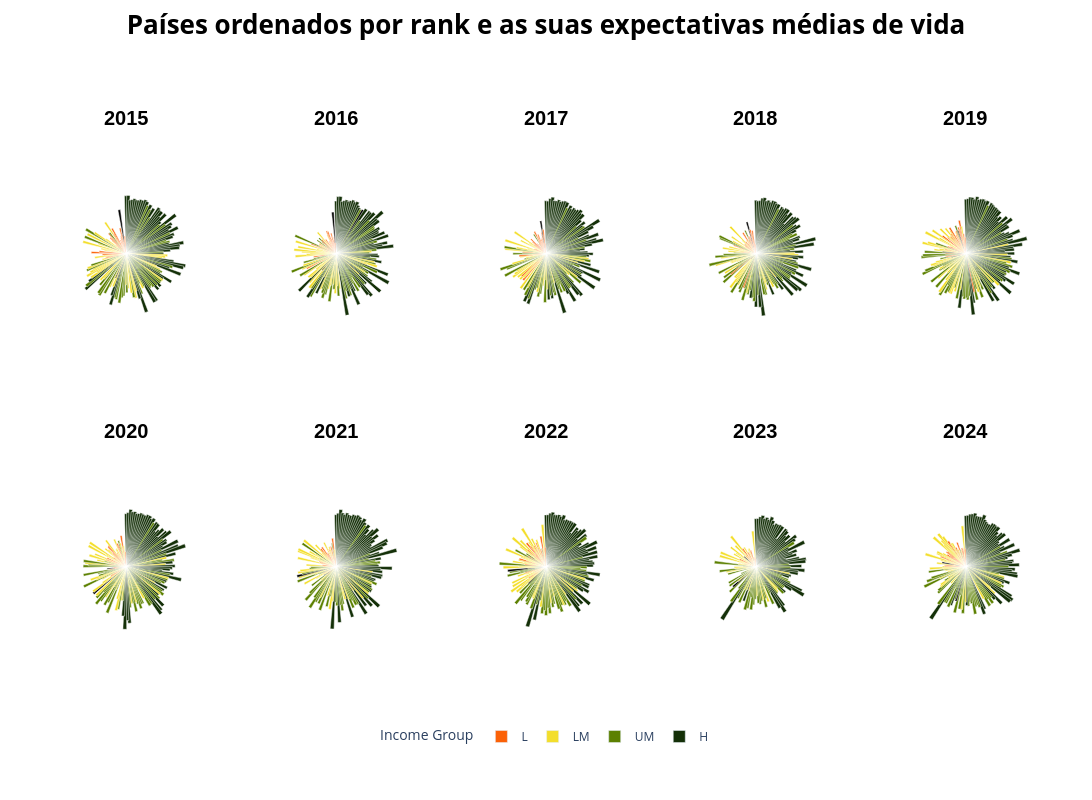

Notebook cell for this chart:
### Markdown cell above
#### 3.2- A expectativa de vida contribui consistentemente para a felicidade?

### Code cell
years = sorted(datasets.keys())
n = len(years)

income_colors = {
    'L': "#FB6107",    
    'LM': "#F3DE2C",   
    'UM': "#5C8001",  
    'H': "#143008"     
}

cols = (n + rows - 1) // rows
rows = 2

#criar subplots, um para cada ano
fig = make_subplots(
    rows=rows,
    cols=cols,
    specs=[[{"type": "polar"} for _ in range(cols)] for _ in range(rows)],
    subplot_titles=[str(year) for year in years], 
    horizontal_spacing=0.08,
    vertical_spacing=0.01   
)


index = 0
for year in years:
    df = datasets[year]

    row = index // cols + 1
    col = index % cols + 1

    
    color_vector = df["Income"].map(income_colors)
    fig.add_trace(
        go.Barpolar(
            r=df["Healthy Life Expectancy"],
            theta=df["Country"],
            width=[1.5]*len(df),
            marker=dict(
                color=color_vector,    
                line_color='white'),
            opacity=1,
            customdata=np.stack([df["Country"], df["Rank"]], axis=-1),
            hovertemplate="<b>%{customdata[0]}</b><br>Rank: %{customdata[1]}<extra></extra>",
            showlegend=False  # Não mostrar legendas individuais
        ),
        row=row, col=col
    )

    fig.update_polars(
        angularaxis=dict(visible=False, rotation=90, direction="clockwise"),
        radialaxis=dict(visible=False),
        bgcolor="white",
        row=row, col=col,
    )

    index += 1


# este for foi LLM
for income_group, color in income_colors.items():
    fig.add_trace(
        go.Barpolar(
            r=[0],
            theta=[0],
            marker_color=color,
            name=income_group,
            showlegend=True
        )
    )

fig.update_layout(
    height=400 * rows,  
    width=300 * cols,   
    margin=dict(t=100, b=80, l=60, r=60),
    showlegend=True,
    title=dict(
        text="<b>Países ordenados por rank e as suas expectativas médias de vida</b>",
        y=0.98,
        x=0.5,
        font=dict(size=26, color="black")
    ),
    legend=dict(
        orientation="h",      # horizontal
        yanchor="bottom",
        y=-0.05,              # posição abaixo dos gráficos
        xanchor="center",
        x=0.5,
        title_text="Income Group"
    )
)

for annotation in fig['layout']['annotations']:
    annotation['font'] = dict(size=20, color='black', family='Arial', weight='bold')
    annotation['y'] -= 0.05 

fig.show()

### Figure 1 — Plotly figure (JSON) as saved in the notebook; plotly's stock layout.template omitted (floating-point values rounded to 4 significant figures; data arrays with more than 128 entries replaced by an {"elided": "..."} marker saying what was removed)
{"data": [{"customdata": {"elided": "158x2 mixed values"}, "hovertemplate": "<b>%{customdata[0]}</b><br>Rank: %{customdata[1]}<extra></extra>", "marker": {"color": {"elided": "158 str values"}, "line": {"color": "white"}}, "opacity": 1, "r": {"elided": "158 float values"}, "showlegend": false, "subplot": "polar", "theta": {"elided": "158 str values"}, "type": "barpolar", "width": {"elided": "158 float values"}}, {"customdata": {"elided": "157x2 mixed values"}, "hovertemplate": "<b>%{customdata[0]}</b><br>Rank: %{customdata[1]}<extra></extra>", "marker": {"color": {"elided": "157 str values"}, "line": {"color": "white"}}, "opacity": 1, "r": {"elided": "157 float values"}, "showlegend": false, "subplot": "polar2", "theta": {"elided": "157 str values"}, "type": "barpolar", "width": {"elided": "157 float values"}}, {"customdata": {"elided": "155x2 mixed values"}, "hovertemplate": "<b>%{customdata[0]}</b><br>Rank: %{customdata[1]}<extra></extra>", "marker": {"color": {"elided": "155 str values"}, "line": {"color": "white"}}, "opacity": 1, "r": {"elided": "155 float values"}, "showlegend": false, "subplot": "polar3", "theta": {"elided": "155 str values"}, "type": "barpolar", "width": {"elided": "155 float values"}}, {"customdata": {"elided": "156x2 mixed values"}, "hovertemplate": "<b>%{customdata[0]}</b><br>Rank: %{customdata[1]}<extra></extra>", "marker": {"color": {"elided": "156 str values"}, "line": {"color": "white"}}, "opacity": 1, "r": {"elided": "156 float values"}, "showlegend": false, "subplot": "polar4", "theta": {"elided": "156 str values"}, "type": "barpolar", "width": {"elided": "156 float values"}}, {"customdata": {"elided": "156x2 mixed values"}, "hovertemplate": "<b>%{customdata[0]}</b><br>Rank: %{customdata[1]}<extra></extra>", "marker": {"color": {"elided": "156 str values"}, "line": {"color": "white"}}, "opacity": 1, "r": {"elided": "156 float values"}, "showlegend": false, "subplot": "polar5", "theta": {"elided": "156 str values"}, "type": "barpolar", "width": {"elided": "156 float values"}}, {"customdata": {"elided": "153x2 mixed values"}, "hovertemplate": "<b>%{customdata[0]}</b><br>Rank: %{customdata[1]}<extra></extra>", "marker": {"color": {"elided": "153 str values"}, "line": {"color": "white"}}, "opacity": 1, "r": {"elided": "153 float values"}, "showlegend": false, "subplot": "polar6", "theta": {"elided": "153 str values"}, "type": "barpolar", "width": {"elided": "153 float values"}}, {"customdata": {"elided": "149x2 mixed values"}, "hovertemplate": "<b>%{customdata[0]}</b><br>Rank: %{customdata[1]}<extra></extra>", "marker": {"color": {"elided": "149 str values"}, "line": {"color": "white"}}, "opacity": 1, "r": {"elided": "149 float values"}, "showlegend": false, "subplot": "polar7", "theta": {"elided": "149 str values"}, "type": "barpolar", "width": {"elided": "149 float values"}}, {"customdata": {"elided": "146x2 mixed values"}, "hovertemplate": "<b>%{customdata[0]}</b><br>Rank: %{customdata[1]}<extra></extra>", "marker": {"color": {"elided": "146 str values"}, "line": {"color": "white"}}, "opacity": 1, "r": {"elided": "146 float values"}, "showlegend": false, "subplot": "polar8", "theta": {"elided": "146 str values"}, "type": "barpolar", "width": {"elided": "146 float values"}}, {"customdata": {"elided": "137x2 mixed values"}, "hovertemplate": "<b>%{customdata[0]}</b><br>Rank: %{customdata[1]}<extra></extra>", "marker": {"color": {"elided": "137 str values"}, "line": {"color": "white"}}, "opacity": 1, "r": {"elided": "137 float values"}, "showlegend": false, "subplot": "polar9", "theta": {"elided": "137 str values"}, "type": "barpolar", "width": {"elided": "137 float values"}}, {"customdata": {"elided": "143x2 mixed values"}, "hovertemplate": "<b>%{customdata[0]}</b><br>Rank: %{customdata[1]}<extra></extra>", "marker": {"color": {"elided": "143 str values"}, "line": {"color": "white"}}, "opacity": 1, "r": {"elided": "143 float values"}, "showlegend": false, "subplot": "polar10", "theta": {"elided": "143 str values"}, "type": "barpolar", "width": {"elided": "143 float values"}}, {"marker": {"color": "#FB6107"}, "name": "L", "r": [0], "showlegend": true, "theta": [0], "type": "barpolar"}, {"marker": {"color": "#F3DE2C"}, "name": "LM", "r": [0], "showlegend": true, "theta": [0], "type": "barpolar"}, {"marker": {"color": "#5C8001"}, "name": "UM", "r": [0], "showlegend": true, "theta": [0], "type": "barpolar"}, {"marker": {"color": "#143008"}, "name": "H", "r": [0], "showlegend": true, "theta": [0], "type": "barpolar"}], "layout": {"annotations": [{"font": {"color": "black", "family": "Arial", "size": 20, "weight": "bold"}, "showarrow": false, "text": "2015", "x": 0.068, "xanchor": "center", "xref": "paper", "y": 0.95, "yanchor": "bottom", "yref": "paper"}, {"font": {"color": "black", "family": "Arial", "size": 20, "weight": "bold"}, "showarrow": false, "text": "2016", "x": 0.284, "xanchor": "center", "xref": "paper", "y": 0.95, "yanchor": "bottom", "yref": "paper"}, {"font": {"color": "black", "family": "Arial", "size": 20, "weight": "bold"}, "showarrow": false, "text": "2017", "x": 0.5, "xanchor": "center", "xref": "paper", "y": 0.95, "yanchor": "bottom", "yref": "paper"}, {"font": {"color": "black", "family": "Arial", "size": 20, "weight": "bold"}, "showarrow": false, "text": "2018", "x": 0.716, "xanchor": "center", "xref": "paper", "y": 0.95, "yanchor": "bottom", "yref": "paper"}, {"font": {"color": "black", "family": "Arial", "size": 20, "weight": "bold"}, "showarrow": false, "text": "2019", "x": 0.932, "xanchor": "center", "xref": "paper", "y": 0.95, "yanchor": "bottom", "yref": "paper"}, {"font": {"color": "black", "family": "Arial", "size": 20, "weight": "bold"}, "showarrow": false, "text": "2020", "x": 0.068, "xanchor": "center", "xref": "paper", "y": 0.445, "yanchor": "bottom", "yref": "paper"}, {"font": {"color": "black", "family": "Arial", "size": 20, "weight": "bold"}, "showarrow": false, "text": "2021", "x": 0.284, "xanchor": "center", "xref": "paper", "y": 0.445, "yanchor": "bottom", "yref": "paper"}, {"font": {"color": "black", "family": "Arial", "size": 20, "weight": "bold"}, "showarrow": false, "text": "2022", "x": 0.5, "xanchor": "center", "xref": "paper", "y": 0.445, "yanchor": "bottom", "yref": "paper"}, {"font": {"color": "black", "family": "Arial", "size": 20, "weight": "bold"}, "showarrow": false, "text": "2023", "x": 0.716, "xanchor": "center", "xref": "paper", "y": 0.445, "yanchor": "bottom", "yref": "paper"}, {"font": {"color": "black", "family": "Arial", "size": 20, "weight": "bold"}, "showarrow": false, "text": "2024", "x": 0.932, "xanchor": "center", "xref": "paper", "y": 0.445, "yanchor": "bottom", "yref": "paper"}], "height": 800, "legend": {"orientation": "h", "title": {"text": "Income Group"}, "x": 0.5, "xanchor": "center", "y": -0.05, "yanchor": "bottom"}, "margin": {"b": 80, "l": 60, "r": 60, "t": 100}, "polar": {"angularaxis": {"direction": "clockwise", "rotation": 90, "visible": false}, "bgcolor": "white", "domain": {"x": [0, 0.136], "y": [0.505, 1]}, "radialaxis": {"visible": false}}, "polar10": {"angularaxis": {"direction": "clockwise", "rotation": 90, "visible": false}, "bgcolor": "white", "domain": {"x": [0.864, 1.0], "y": [0, 0.495]}, "radialaxis": {"visible": false}}, "polar2": {"angularaxis": {"direction": "clockwise", "rotation": 90, "visible": false}, "bgcolor": "white", "domain": {"x": [0.216, 0.352], "y": [0.505, 1]}, "radialaxis": {"visible": false}}, "polar3": {"angularaxis": {"direction": "clockwise", "rotation": 90, "visible": false}, "bgcolor": "white", "domain": {"x": [0.432, 0.568], "y": [0.505, 1]}, "radialaxis": {"visible": false}}, "polar4": {"angularaxis": {"direction": "clockwise", "rotation": 90, "visible": false}, "bgcolor": "white", "domain": {"x": [0.648, 0.784], "y": [0.505, 1]}, "radialaxis": {"visible": false}}, "polar5": {"angularaxis": {"direction": "clockwise", "rotation": 90, "visible": false}, "bgcolor": "white", "domain": {"x": [0.864, 1.0], "y": [0.505, 1]}, "radialaxis": {"visible": false}}, "polar6": {"angularaxis": {"direction": "clockwise", "rotation": 90, "visible": false}, "bgcolor": "white", "domain": {"x": [0, 0.136], "y": [0, 0.495]}, "radialaxis": {"visible": false}}, "polar7": {"angularaxis": {"direction": "clockwise", "rotation": 90, "visible": false}, "bgcolor": "white", "domain": {"x": [0.216, 0.352], "y": [0, 0.495]}, "radialaxis": {"visible": false}}, "polar8": {"angularaxis": {"direction": "clockwise", "rotation": 90, "visible": false}, "bgcolor": "white", "domain": {"x": [0.432, 0.568], "y": [0, 0.495]}, "radialaxis": {"visible": false}}, "polar9": {"angularaxis": {"direction": "clockwise", "rotation": 90, "visible": false}, "bgcolor": "white", "domain": {"x": [0.648, 0.784], "y": [0, 0.495]}, "radialaxis": {"visible": false}}, "showlegend": true, "title": {"font": {"color": "black", "size": 26}, "text": "<b>Países ordenados por rank e as suas expectativas médias de vida</b>", "x": 0.5, "y": 0.98}, "width": 1500}}
